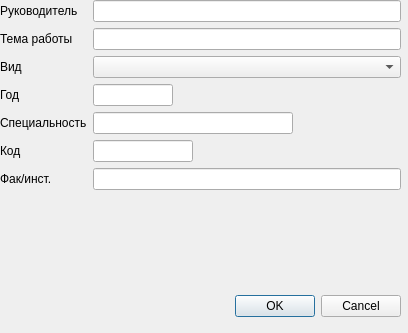
<?xml version="1.0" encoding="UTF-8"?>
<ui version="4.0">
 <class>Dialog</class>
 <widget class="QDialog" name="Dialog">
  <property name="geometry">
   <rect>
    <x>0</x>
    <y>0</y>
    <width>408</width>
    <height>333</height>
   </rect>
  </property>
  <property name="sizePolicy">
   <sizepolicy hsizetype="Fixed" vsizetype="Fixed">
    <horstretch>0</horstretch>
    <verstretch>0</verstretch>
   </sizepolicy>
  </property>
  <property name="windowTitle">
   <string>Изменение общих параметров</string>
  </property>
  <widget class="QDialogButtonBox" name="btn_apply">
   <property name="geometry">
    <rect>
     <x>130</x>
     <y>290</y>
     <width>271</width>
     <height>32</height>
    </rect>
   </property>
   <property name="orientation">
    <enum>Qt::Horizontal</enum>
   </property>
   <property name="standardButtons">
    <set>QDialogButtonBox::Cancel|QDialogButtonBox::Ok</set>
   </property>
  </widget>
  <widget class="QWidget" name="formLayoutWidget">
   <property name="geometry">
    <rect>
     <x>0</x>
     <y>0</y>
     <width>401</width>
     <height>306</height>
    </rect>
   </property>
   <layout class="QFormLayout" name="formLayout">
    <item row="0" column="0">
     <widget class="QLabel" name="lbl_teacher">
      <property name="text">
       <string>Руководитель</string>
      </property>
     </widget>
    </item>
    <item row="0" column="1">
     <widget class="QLineEdit" name="edit_teacher"/>
    </item>
    <item row="1" column="0">
     <widget class="QLabel" name="lbl_topic">
      <property name="text">
       <string>Тема работы</string>
      </property>
     </widget>
    </item>
    <item row="1" column="1">
     <widget class="QLineEdit" name="edit_topic"/>
    </item>
    <item row="2" column="0">
     <widget class="QLabel" name="lbl_work_type">
      <property name="text">
       <string>Вид</string>
      </property>
     </widget>
    </item>
    <item row="2" column="1">
     <widget class="QComboBox" name="box_work_type">
      <property name="minimumSize">
       <size>
        <width>200</width>
        <height>0</height>
       </size>
      </property>
     </widget>
    </item>
    <item row="3" column="0">
     <widget class="QLabel" name="lbl_year">
      <property name="text">
       <string>Год</string>
      </property>
     </widget>
    </item>
    <item row="3" column="1">
     <widget class="QLineEdit" name="edit_year">
      <property name="maximumSize">
       <size>
        <width>80</width>
        <height>16777215</height>
       </size>
      </property>
     </widget>
    </item>
    <item row="4" column="0">
     <widget class="QLabel" name="lbl_group_name">
      <property name="text">
       <string>Специальность</string>
      </property>
     </widget>
    </item>
    <item row="4" column="1">
     <widget class="QLineEdit" name="edit_group_name">
      <property name="maximumSize">
       <size>
        <width>200</width>
        <height>16777215</height>
       </size>
      </property>
     </widget>
    </item>
    <item row="6" column="0">
     <widget class="QLabel" name="lbl_fac">
      <property name="text">
       <string>&lt;html&gt;&lt;head/&gt;&lt;body&gt;&lt;p&gt;Фак/инст.&lt;/p&gt;&lt;/body&gt;&lt;/html&gt;</string>
      </property>
     </widget>
    </item>
    <item row="6" column="1">
     <widget class="QLineEdit" name="edit_fac">
      <property name="maximumSize">
       <size>
        <width>500</width>
        <height>16777215</height>
       </size>
      </property>
     </widget>
    </item>
    <item row="5" column="0">
     <widget class="QLabel" name="lbl_group_code">
      <property name="text">
       <string>Код</string>
      </property>
     </widget>
    </item>
    <item row="5" column="1">
     <widget class="QLineEdit" name="edit_group_code">
      <property name="maximumSize">
       <size>
        <width>100</width>
        <height>16777215</height>
       </size>
      </property>
     </widget>
    </item>
   </layout>
  </widget>
 </widget>
 <resources/>
 <connections>
  <connection>
   <sender>btn_apply</sender>
   <signal>accepted()</signal>
   <receiver>Dialog</receiver>
   <slot>accept()</slot>
   <hints>
    <hint type="sourcelabel">
     <x>248</x>
     <y>254</y>
    </hint>
    <hint type="destinationlabel">
     <x>157</x>
     <y>274</y>
    </hint>
   </hints>
  </connection>
  <connection>
   <sender>btn_apply</sender>
   <signal>rejected()</signal>
   <receiver>Dialog</receiver>
   <slot>reject()</slot>
   <hints>
    <hint type="sourcelabel">
     <x>316</x>
     <y>260</y>
    </hint>
    <hint type="destinationlabel">
     <x>286</x>
     <y>274</y>
    </hint>
   </hints>
  </connection>
 </connections>
</ui>
